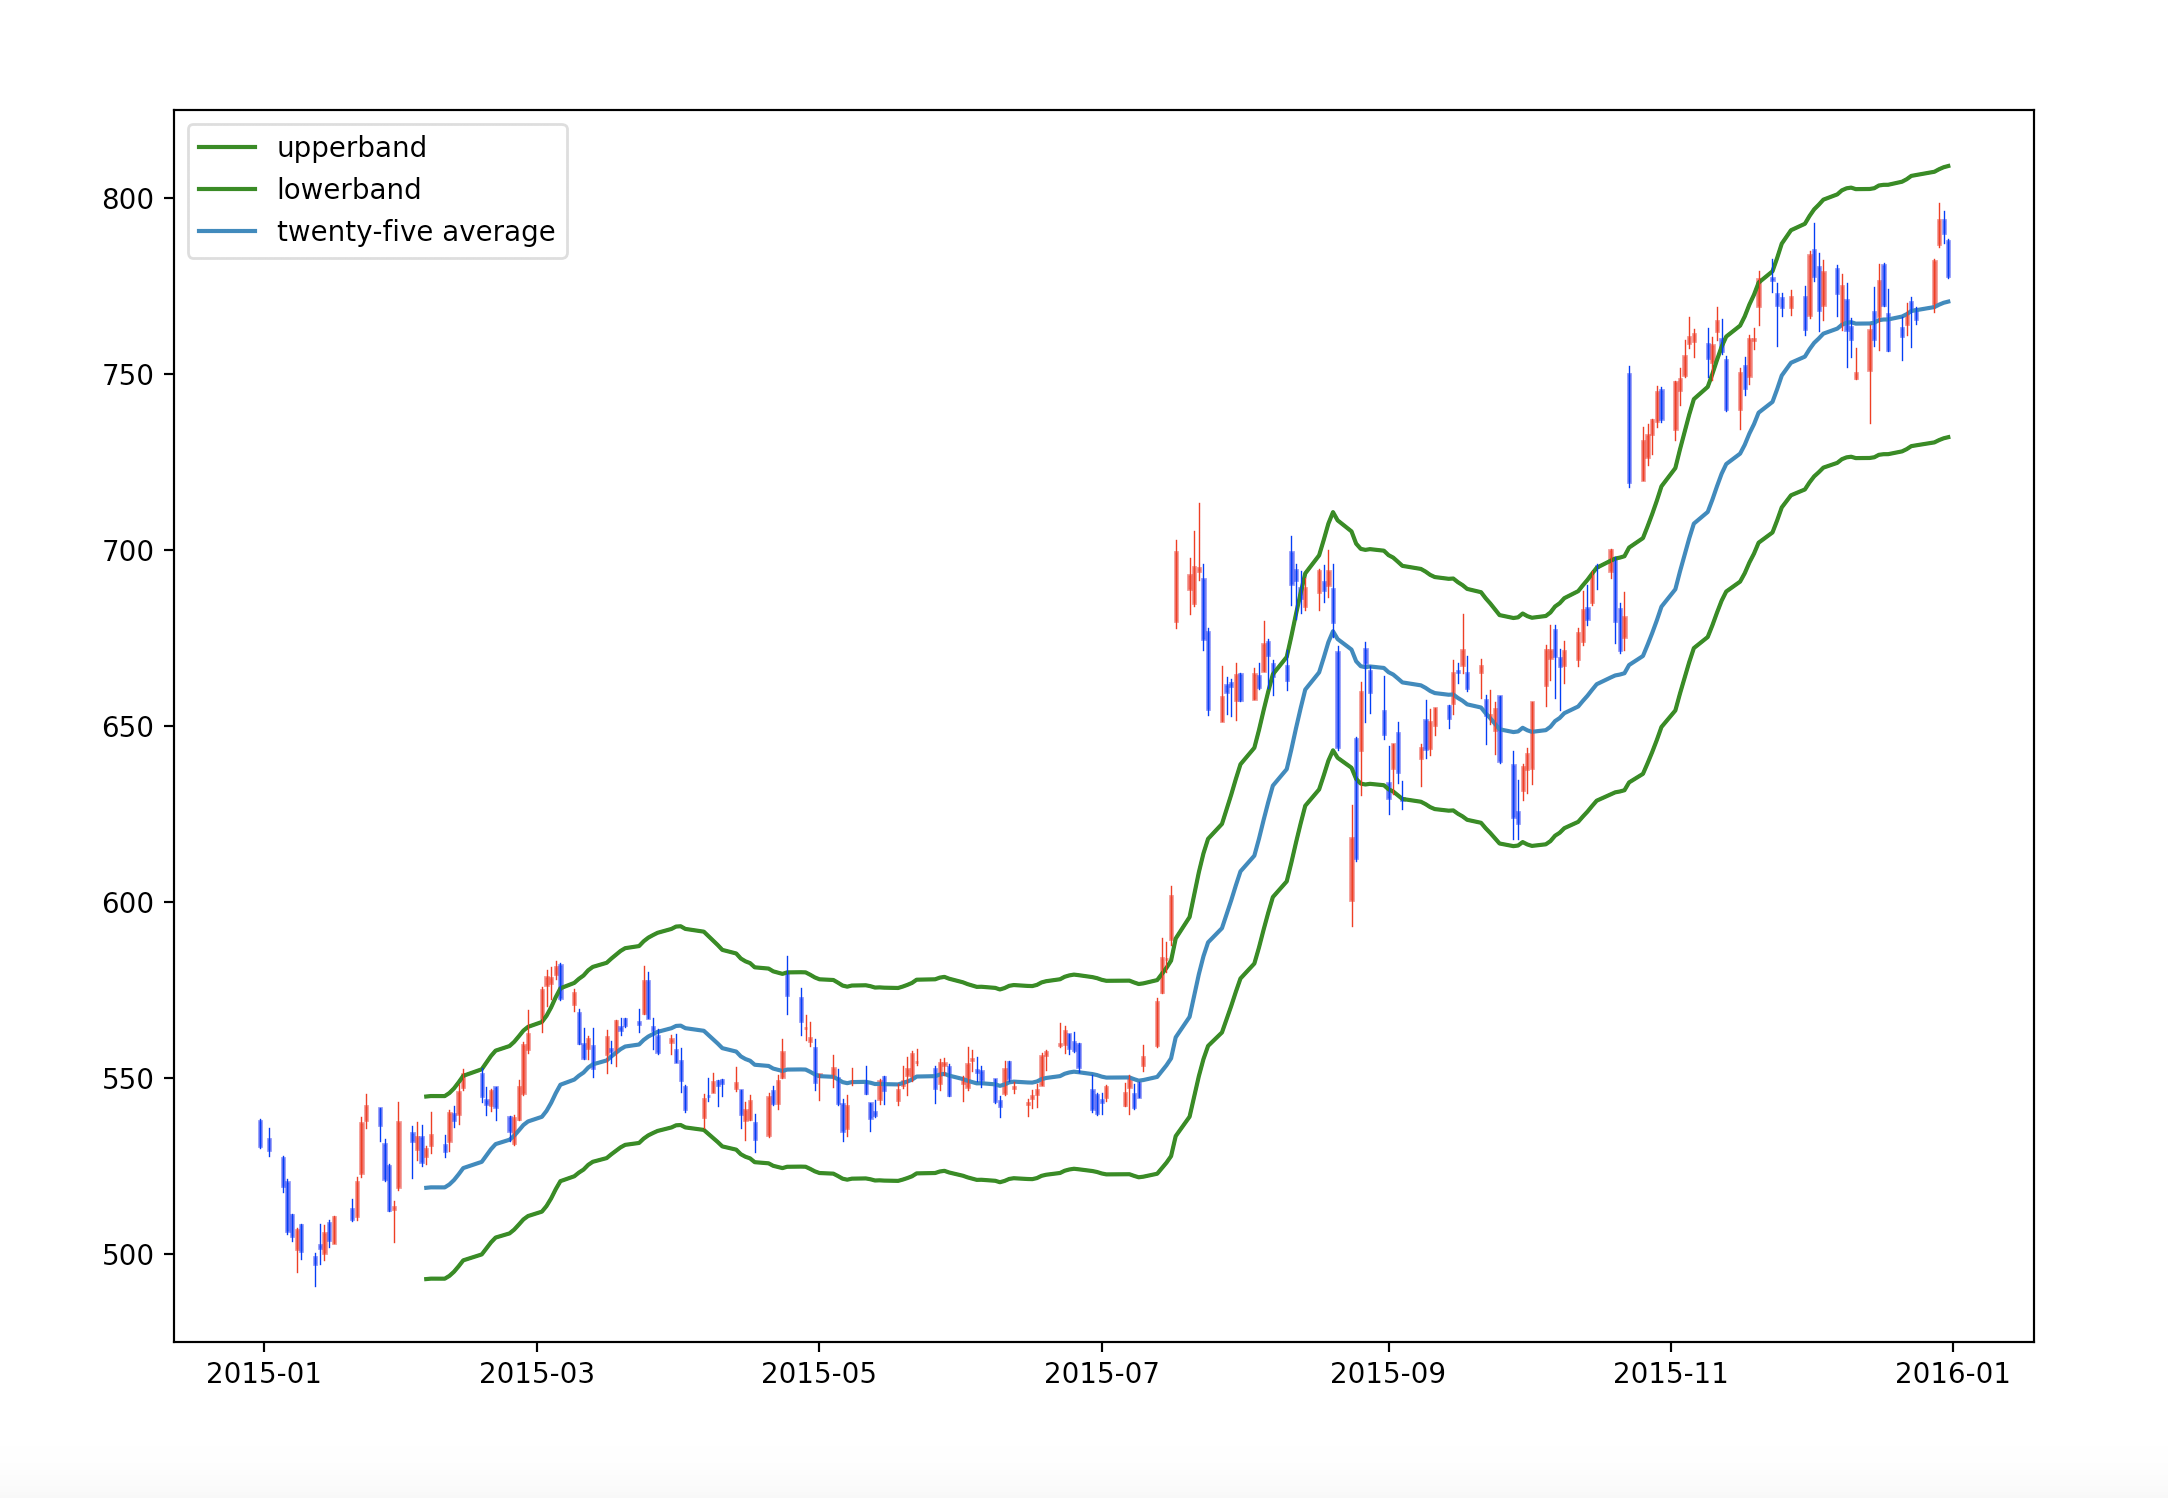

The script that drew this image:
import pandas as pd
import pandas_datareader.data as pdr
import matplotlib.dates as mdates
import matplotlib.pyplot as plt
import mpl_finance
from datetime import datetime

google = pdr.DataReader('GOOGL', 'yahoo', '2015/1/1', '2016/1/1')

g=pd.DataFrame(google,columns=['Open','High','Low','Close'],index=google.index)
g_ = g.copy()
g_.index = mdates.date2num(g_.index)
data = g_.reset_index().values

g25=google["Close"].fillna(method='ffill').rolling(window=25,center=False).mean()
upperband=g25*1.05
lowerband=g25*0.95

fig = plt.figure(figsize=(12, 8))
ax = fig.add_subplot(1, 1, 1)

ax.plot(upperband,label='upperband',color='g')
ax.plot(lowerband,label='lowerband',color='g')
ax.plot(g25,label='twenty-five average')
ax.legend(loc='best')

mpl_finance.candlestick_ohlc(ax,data,width=0.5, alpha=0.5, colorup='r', colordown='b')

plt.show()
